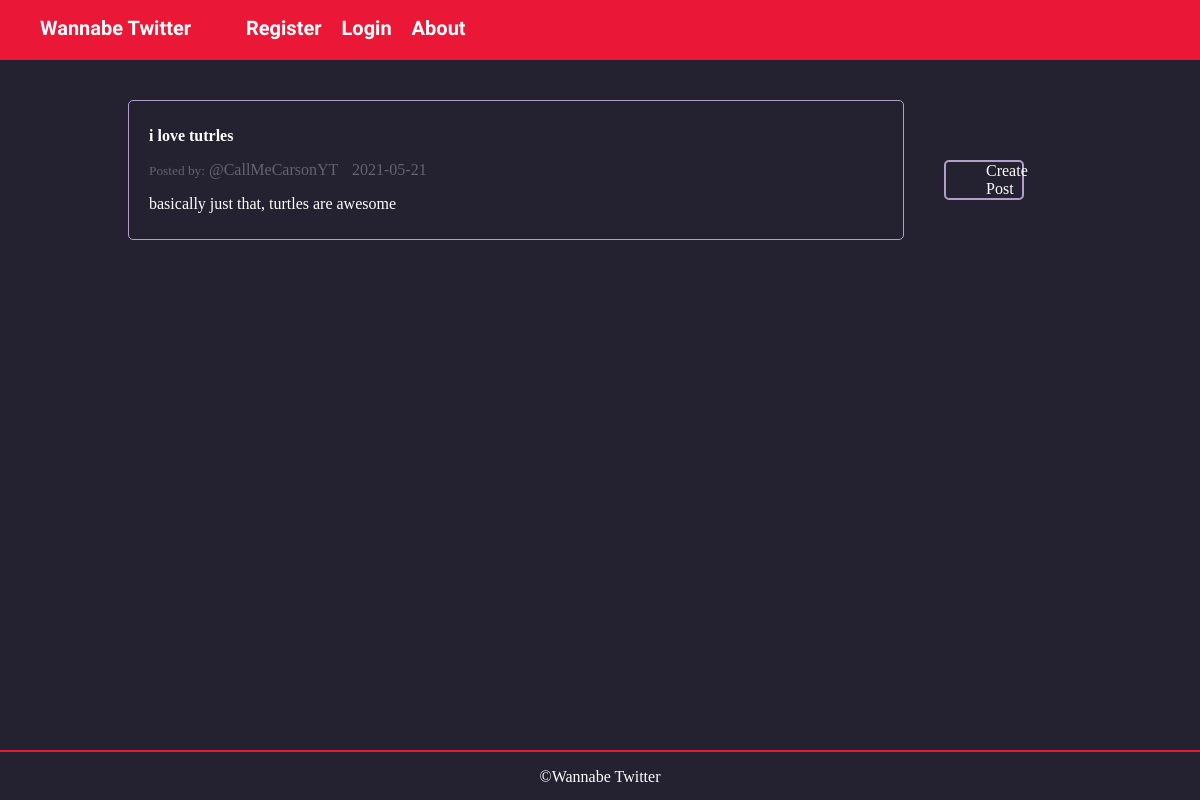
Screenshot of /post/2 with the database file from the repository.
### flaskblog/models.py (models this page shows, shortened)
class Post(db.Model):
    id = db.Column(db.Integer, primary_key=True)
    title = db.Column(db.String(100), nullable=False)
    date_posted = db.Column(db.DateTime(), nullable=False, default=datetime.utcnow)
    content = db.Column(db.Text, nullable=False)
    user_id = db.Column(db.Integer, db.ForeignKey('user.id'), nullable=False)

class User(db.Model, UserMixin):
    id = db.Column(db.Integer, primary_key=True)
    username = db.Column(db.String(20), unique=True, nullable=False)
    email = db.Column(db.String(120), unique=True, nullable=False)
    image = db.Column(db.String(20), nullable=False, default="default.jpg")
    password = db.Column(db.String(60), nullable=False)
    posts = db.relationship('Post', backref="author", lazy=True)

### flaskblog/routes.py (the view)
@app.route("/post/<int:post_id>")
def post(post_id):
    post = Post.query.get_or_404(post_id)
    return render_template("post.html", title=post.title, post=post)

### flaskblog/templates/post.html (shortened to what this page needs)
{% extends "layout.html" %}
{% block body %}
    <div class="post">
        <div class="post-header">
            <p class="post-title">{{ post.title }}</p>
            <small>Posted by:</small>
            <a href="{{ url_for('user_posts', username=post.author.username) }}" id="user">@{{ post.author.username }}</a>
            <a id="date">{{ post.date_posted.strftime('%Y-%m-%d') }}</a>
        </div>
        <p class="post-content">{{ post.content}}</p>
    </div>
{% endblock %}

### flaskblog/static/main.css (style rules this page uses)
*, *:before, *:after { -webkit-box-sizing: border-box; -moz-box-sizing: border-box; box-sizing: border-box; }
:root { --purple: #242130; --light-purple: #65636e; --red: #eb1736; --brown: #443937; --border-color: #AF9FC9; --success-bg: rgba(50,205,50, 0.2); --success-txt: #75ff1a; --invalid-bg: rgba(255,77,77, 0.2); --invalid-txt: rgb(255,25,25); --info-bg: rgba(0, 0, 230, 02); --info-txt: rgb(0, 0, 204); }
body { color: white; background-color: var(--purple); }
body, header { margin: 0; padding: 0; }
a { text-decoration: none; }
.post { border: 1px solid var(--border-color); border-radius: 5px; padding: 10px 20px; margin: 20px 0; }
.post-header { color: var(--light-purple); }
.post-title { color: white; font-weight: 600; padding-right: 10px; }
#date { margin-left: 10px; }
#user { color: var(--light-purple); }

### rows the page displays
Post: title "i love tutrles", date_posted "2021-05-21", content "basically just that, turtles are awesome"
User: author.username "CallMeCarsonYT"
